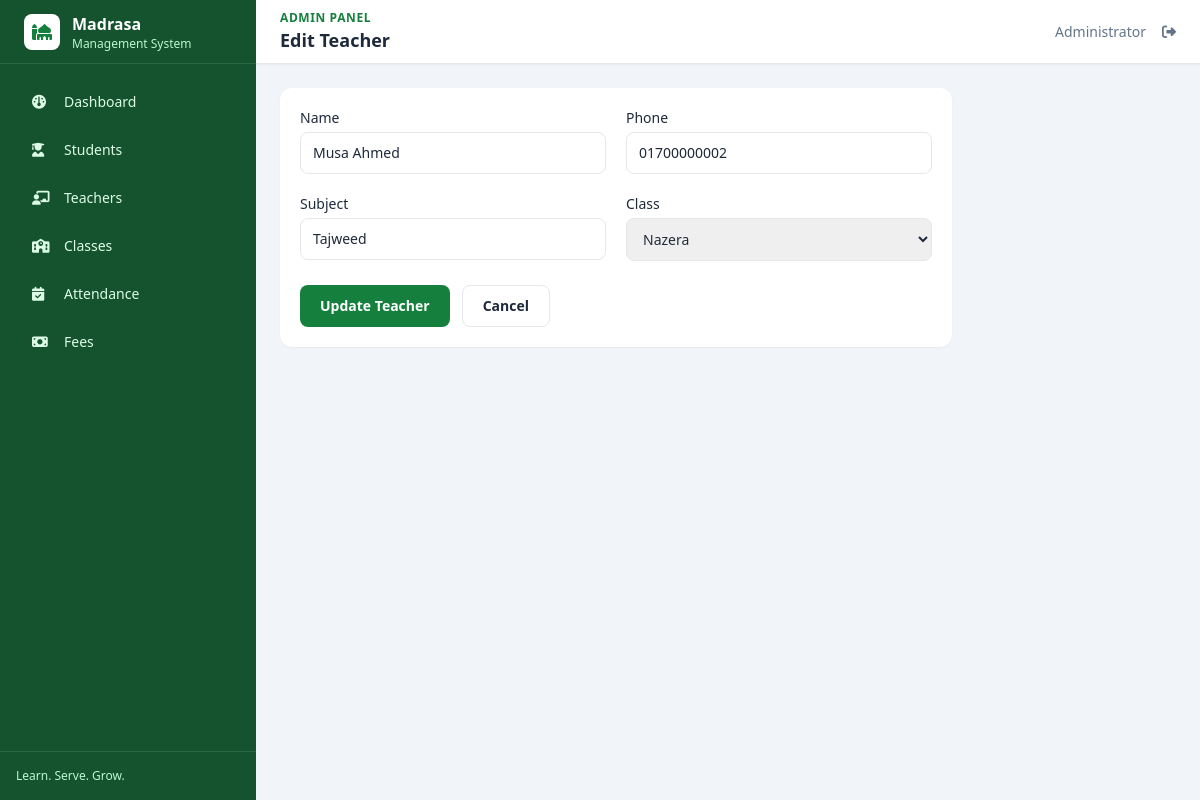
The page /teacher-edit.php?id=2 (signed in) on the database its author committed.
### tables this page shows
CREATE TABLE teachers (
    id INT UNSIGNED AUTO_INCREMENT PRIMARY KEY,
    name VARCHAR(100) NOT NULL,
    phone VARCHAR(30),
    subject VARCHAR(100) NOT NULL,
    class_id INT UNSIGNED NULL,
    created_at TIMESTAMP DEFAULT CURRENT_TIMESTAMP,
    INDEX (name), FOREIGN KEY (class_id) REFERENCES classes(id) ON DELETE SET NULL
);

### teacher-edit.php (called while the page is built, shortened)
<?php
require __DIR__ . '/includes/auth.php'; require __DIR__ . '/config/database.php'; require __DIR__ . '/includes/functions.php';
$id=(int)($_GET['id']??0); $statement=$pdo->prepare('SELECT * FROM teachers WHERE id=?'); $statement->execute([$id]); $teacher=$statement->fetch(); if(!$teacher){set_flash('error','Teacher not found.');redirect('teachers.php');}
$title='Edit Teacher'; $classes=$pdo->query('SELECT id,class_name FROM classes ORDER BY class_name')->fetchAll(); $errors=[];
require __DIR__ . '/includes/header.php'; require __DIR__ . '/teacher-form.php'; require __DIR__ . '/includes/footer.php';

### includes/functions.php (called while the page is built, shortened)
<?php
function e(mixed $value): string
{
    return htmlspecialchars((string) $value, ENT_QUOTES, 'UTF-8');
}
function selected(string|int|null $value, string|int|null $expected): string
{
    return (string) $value === (string) $expected ? 'selected' : '';
}

### teacher-form.php (the view)
<?php if ($errors): ?><div class="mb-5 rounded-lg bg-red-50 p-4 text-sm text-red-700"><?= e(implode(' ', $errors)) ?></div><?php endif; ?><form method="post" class="max-w-2xl rounded-xl bg-white p-5 shadow-sm"><div class="grid gap-5 sm:grid-cols-2"><label class="text-sm font-medium">Name<input name="name" value="<?= e($teacher['name']) ?>" required class="mt-1 w-full rounded-lg border px-3 py-2.5"></label><label class="text-sm font-medium">Phone<input name="phone" value="<?= e($teacher['phone']) ?>" class="mt-1 w-full rounded-lg border px-3 py-2.5"></label><label class="text-sm font-medium">Subject<input name="subject" value="<?= e($teacher['subject']) ?>" required class="mt-1 w-full rounded-lg border px-3 py-2.5"></label><label class="text-sm font-medium">Class<select name="class_id" class="mt-1 w-full rounded-lg border px-3 py-2.5"><option value="">Select class</option><?php foreach ($classes as $class): ?><option value="<?= $class['id'] ?>" <?= selected($teacher['class_id'],$class['id']) ?>><?= e($class['class_name']) ?></option><?php endforeach; ?></select></label></div><div class="mt-6 flex gap-3"><button class="rounded-lg bg-green-700 px-5 py-2.5 text-sm font-semibold text-white"><?= $title === 'Edit Teacher' ? 'Update Teacher' : 'Save Teacher' ?></button><a href="teachers.php" class="rounded-lg border px-5 py-2.5 text-sm font-semibold">Cancel</a></div></form>

### rows shown on the page
teachers: name "Musa Ahmed", phone "01700000002", subject "Tajweed"

### other values the page prints
$label "Dashboard"
$label "Students"
$label "Teachers"
$label "Classes"
$label "Attendance"
$label "Fees"
$title "Edit Teacher"
$_SESSION['user_name'] "Administrator"
form field class_id "Nazera"
